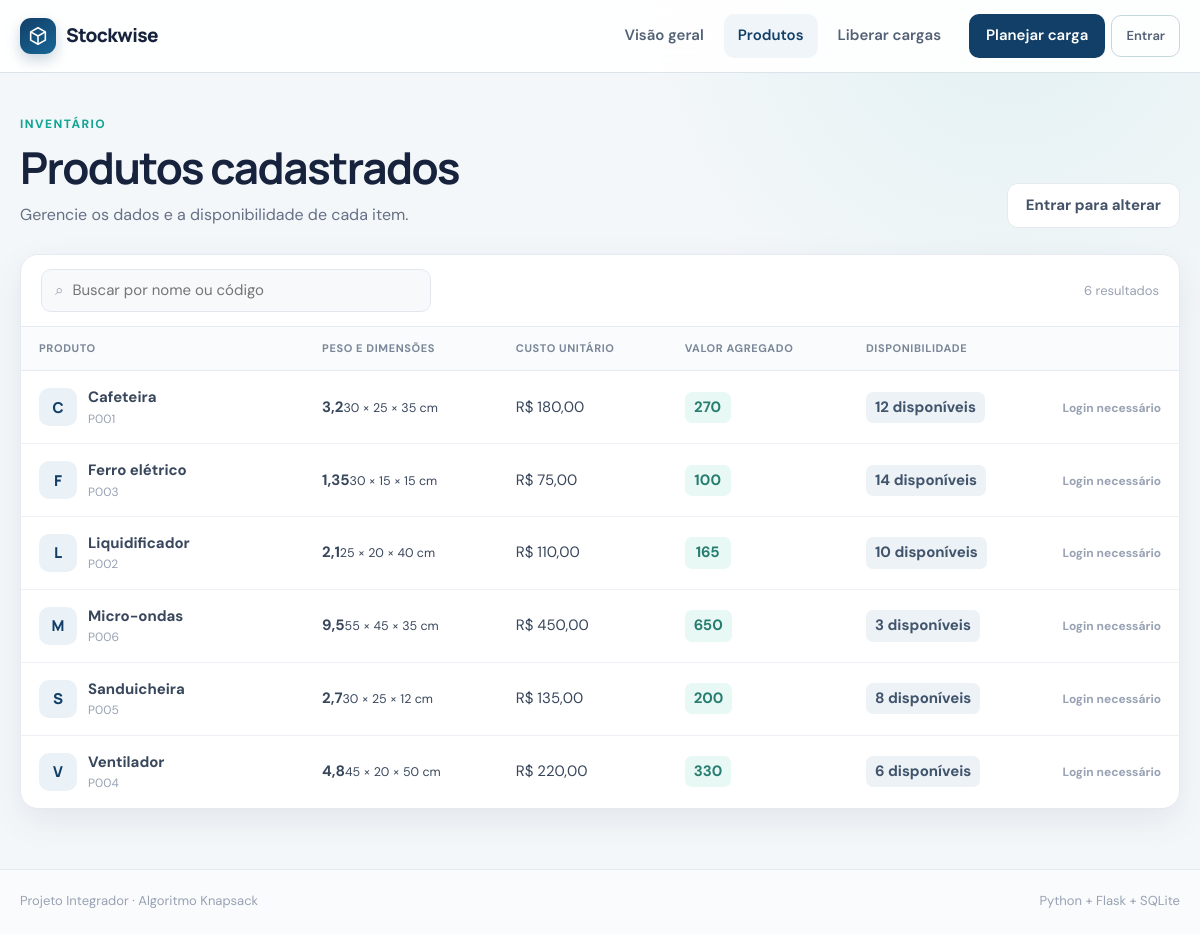
The page /products on the database as committed earlier.
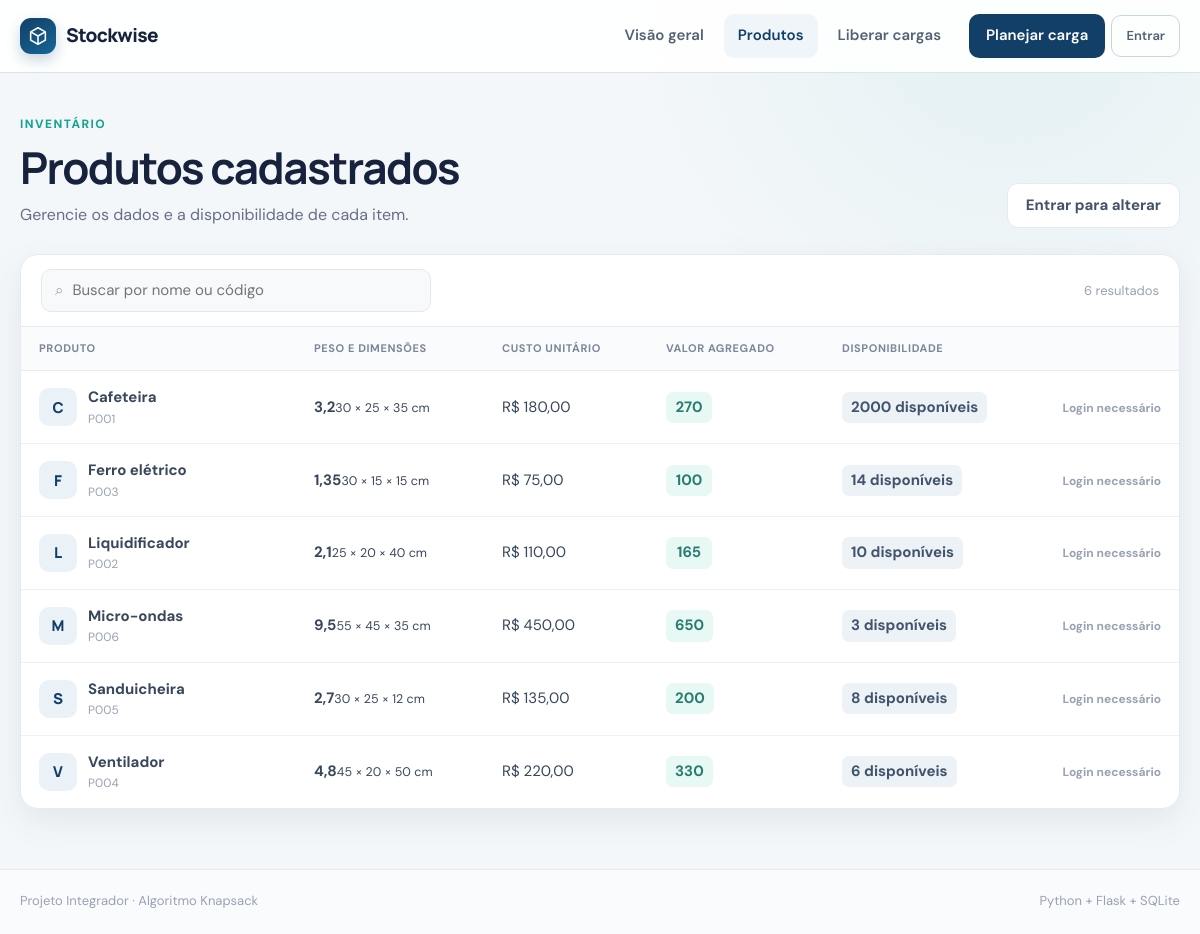
The same page on the database as committed later.
### tables this page shows
CREATE TABLE products (
    id INTEGER PRIMARY KEY AUTOINCREMENT,
    code TEXT NOT NULL COLLATE NOCASE UNIQUE,
    name TEXT NOT NULL,
    weight_milli INTEGER NOT NULL CHECK (weight_milli > 0),
    cost_cents INTEGER NOT NULL CHECK (cost_cents >= 0),
    value_units INTEGER NOT NULL CHECK (value_units >= 0),
    quantity INTEGER NOT NULL CHECK (quantity >= 0),
    created_at TEXT NOT NULL DEFAULT CURRENT_TIMESTAMP,
    updated_at TEXT NOT NULL DEFAULT CURRENT_TIMESTAMP
, "length_centimeters" INTEGER NOT NULL DEFAULT 100, "width_centimeters" INTEGER NOT NULL DEFAULT 100, "height_centimeters" INTEGER NOT NULL DEFAULT 100);

### app.py (the view)
    @app.get("/products")
    def products():
        search = request.args.get("q", "").strip()
        database = get_db()
        if search:
            rows = database.execute(
                """
                SELECT * FROM products
                WHERE code LIKE ? OR name LIKE ?
                ORDER BY name COLLATE NOCASE
                """,
                (f"%{search}%", f"%{search}%"),
            ).fetchall()
        else:
            rows = database.execute(
                "SELECT * FROM products ORDER BY name COLLATE NOCASE"
            ).fetchall()
        rows = enrich_products_with_availability(rows)
        return render_template("products.html", products=rows, search=search)

### app.py (called while the page is built)
def get_db() -> sqlite3.Connection:
    if "db" not in g:
        g.db = sqlite3.connect(
            current_database_path(),
            detect_types=sqlite3.PARSE_DECLTYPES,
        )
        g.db.row_factory = sqlite3.Row
        g.db.execute("PRAGMA foreign_keys = ON")
    return g.db

def get_loads_db() -> sqlite3.Connection:
    if "loads_db" not in g:
        g.loads_db = sqlite3.connect(
            current_loads_database_path(),
            detect_types=sqlite3.PARSE_DECLTYPES,
        )
        g.loads_db.row_factory = sqlite3.Row
        g.loads_db.execute("PRAGMA foreign_keys = ON")
    return g.loads_db

def current_database_path() -> str:
    from flask import current_app
    return current_app.config["DATABASE"]

def current_loads_database_path() -> str:
    from flask import current_app
    return current_app.config["LOADS_DATABASE"]

def reserved_quantities() -> dict[int, int]:
    rows = get_loads_db().execute(
        """
        SELECT product_id, COALESCE(SUM(quantity), 0) AS reserved
        FROM load_items
        GROUP BY product_id
        """
    ).fetchall()
    return {int(row["product_id"]): int(row["reserved"]) for row in rows}

### templates/products.html (shortened to what this page needs)
{% extends "base.html" %}
{% block content %}
<div class="page-heading">
    <div>
        <span class="eyebrow">Inventário</span>
        <h1>Produtos cadastrados</h1>
        <p>Gerencie os dados e a disponibilidade de cada item.</p>
    </div>
    {% if current_user %}<a class="button button-primary" href="{{ url_for('product_new') }}"><span aria-hidden="true">＋</span> Novo produto</a>{% else %}<a class="button button-secondary" href="{{ url_for('login') }}">Entrar para alterar</a>{% endif %}
</div>
<section class="panel table-panel">
    <div class="toolbar">
        <form class="search-form" method="get" role="search">
            <span aria-hidden="true">⌕</span>
            <input id="q" name="q" value="{{ search }}" placeholder="Buscar por nome ou código">
        </form>
        <span class="record-count">{{ products|length }} {{ 'resultado' if products|length == 1 else 'resultados' }}</span>
    </div>
    {% if products %}
        <div class="table-scroll">
            <table>
                <thead>
                    <tr>
                        <th>Produto</th>
                        <th>Peso e dimensões</th>
                        <th>Custo unitário</th>
                        <th>Valor agregado</th>
                        <th>Disponibilidade</th>
                        <th class="actions-column"><span class="sr-only">Ações</span></th>
                    </tr>
                </thead>
                <tbody>
                    {% for product in products %}
                        <tr>
                            <td>
                                <div class="product-cell">
                                    <span class="product-avatar">{{ product['name'][0]|upper }}</span>
                                    <span><strong>{{ product['name'] }}</strong><small>{{ product['code'] }}</small></span>
                                </div>
                            </td>
                            <td><strong>{{ product['weight_milli']|weight }}</strong><small>{{ product['length_centimeters']|dimension }} × {{ product['width_centimeters']|dimension }} × {{ product['height_centimeters']|dimension }} cm</small></td>
                            <td>{{ product['cost_cents']|money }}</td>
                            <td><span class="score-badge">{{ product['value_units']|score }}</span></td>
                            <td>
                                <span class="quantity-badge {{ 'out' if product['available'] == 0 else '' }}">{{ product['available'] }} disponíveis</span>
                            </td>
                            <td>
                                {% if current_user %}
                                <div class="row-actions">
                                    <a class="icon-button" title="Editar {{ product['name'] }}" href="{{ url_for('product_edit', product_id=product['id']) }}">✎</a>
                                    <form method="post" action="{{ url_for('product_delete', product_id=product['id']) }}" onsubmit='return confirm({{ ("Excluir o produto “" ~ product["name"] ~ "”?")|tojson }});'>
                                        <button class="icon-button danger" title="Excluir {{ product['name'] }}" type="submit">×</button>
                                    </form>
                                </div>
                                {% else %}<span class="muted-action">Login necessário</span>{% endif %}
                            </td>
                        </tr>
                    {% endfor %}
                </tbody>
            </table>
        </div>
    {% endif %}
</section>
{% endblock %}

Rows that differ between the two databases and show on the page:
changed products "Cafeteira": available "12" → "2000"
